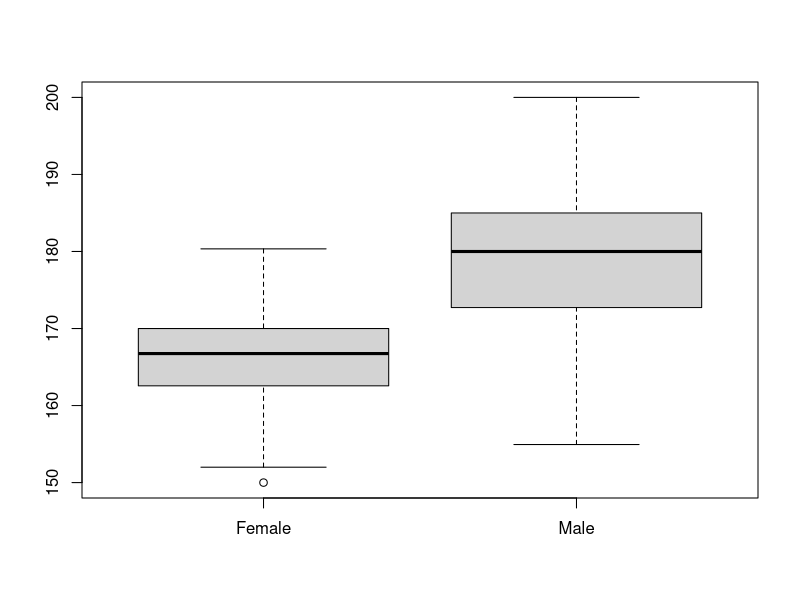
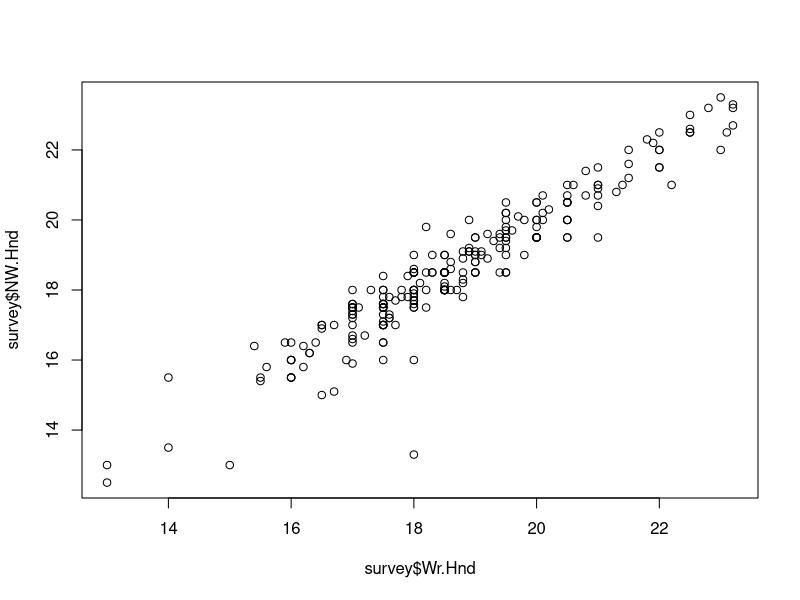
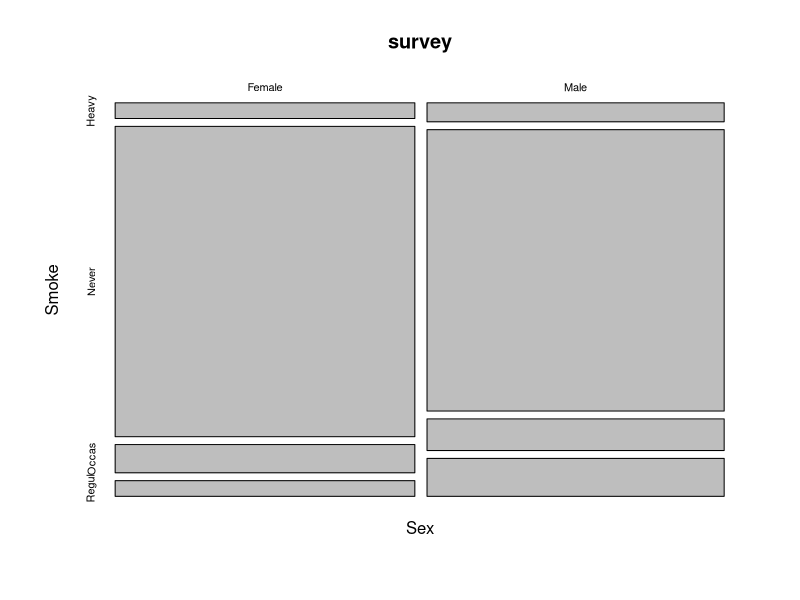
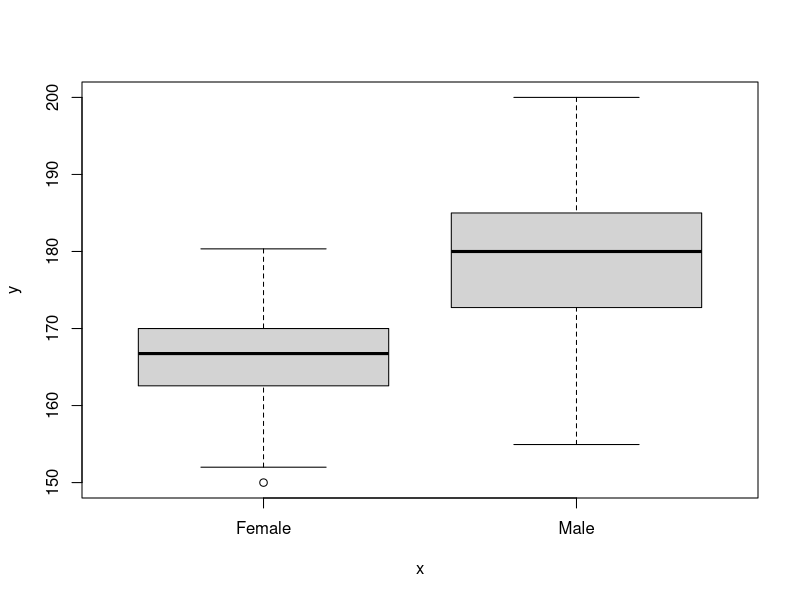
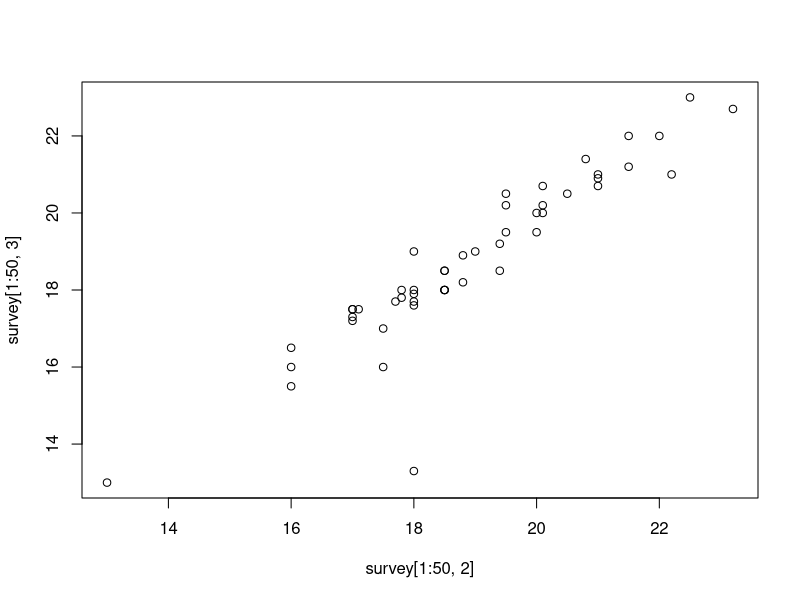
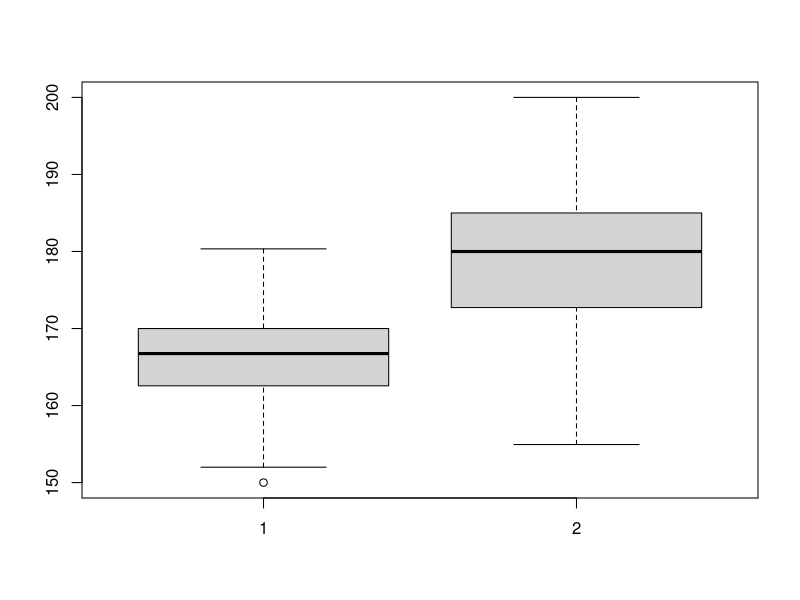
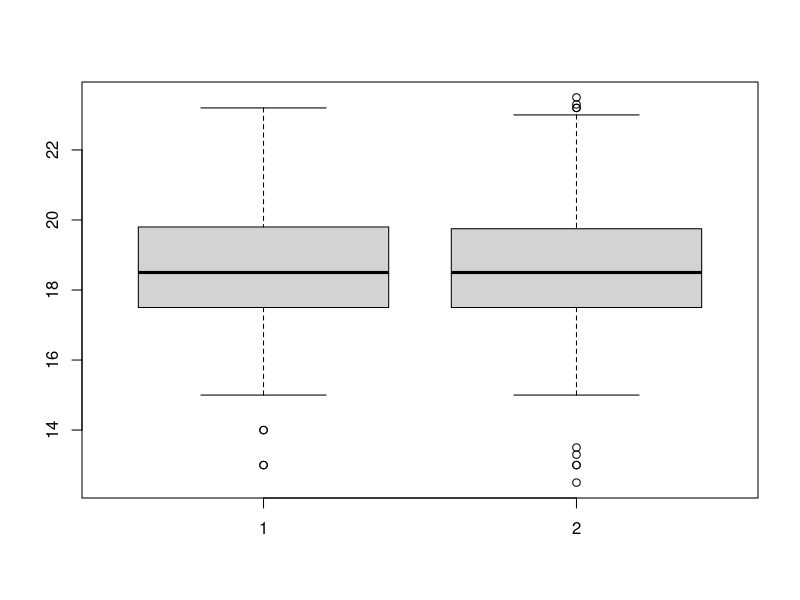
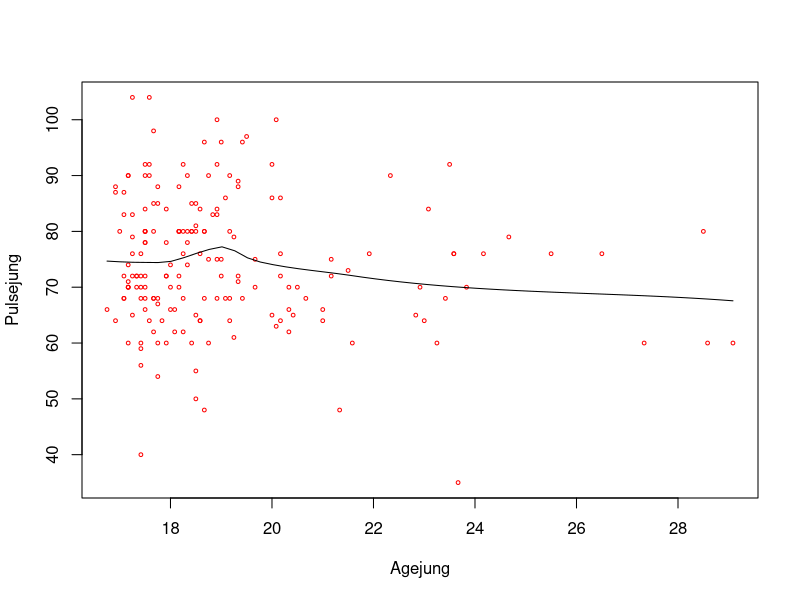

The R script that drew these images, in order:
library(MASS)
data() #list of datasets
help("survey")
data("survey") #makes the survey dataset available
View(survey)
summary(survey)
mean(survey$Pulse, na.rm=T) # the missing values are removed before calculating the mean
boxplot(split(survey$Height, survey$Sex)) # boxplots of two variables (split seperates into two vectors)
plot(survey$Wr.Hnd,survey$NW.Hnd) #scatter plot
mosaicplot(~Sex+Smoke,data=survey) #mosaic plot
plot(survey$Sex,survey$Height)
plot(survey[1:50,2],survey[1:50,3])
boxplot(survey$Height[survey$Sex=="Female"],survey$Height[survey$Sex=="Male"])
# boxplots for males and females separately
View(survey[rev(order(survey$Age))[1:2],"Smoke"])
# order returns a vector of the position of each element of the argument
# rev returns reverses teh order of the argument
boxplot(survey$Wr.Hnd,survey$NW.Hnd) #box plot

Agejung <- survey$Age[survey$Age<30 & !is.na(survey$Pulse)]
Pulsejung <- survey$Pulse[survey$Age<30 & !is.na(survey$Pulse)]
cor(Agejung,Pulsejung)
scatter.smooth(Agejung,Pulsejung,col='red',cex=0.5)
lmobj <- lm(Pulsejung ~ Agejung); plot(Agejung,Pulsejung); abline(lmobj)

